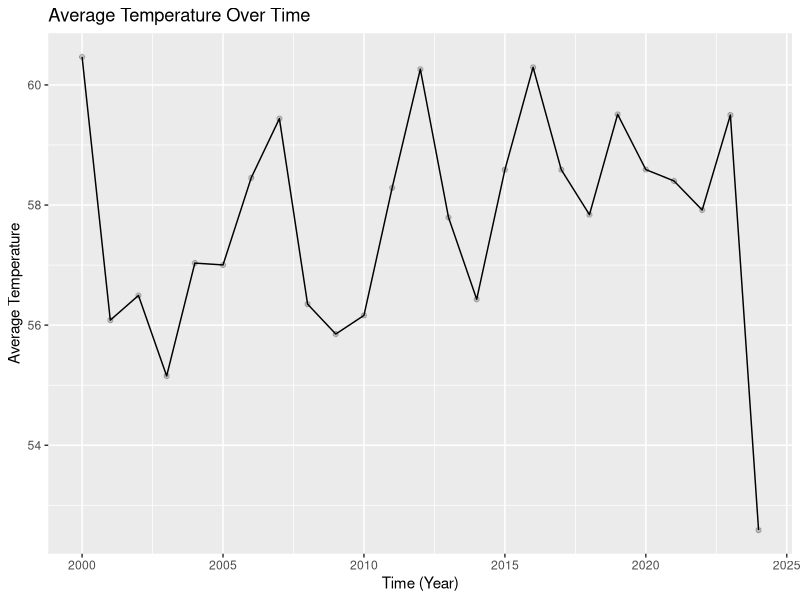
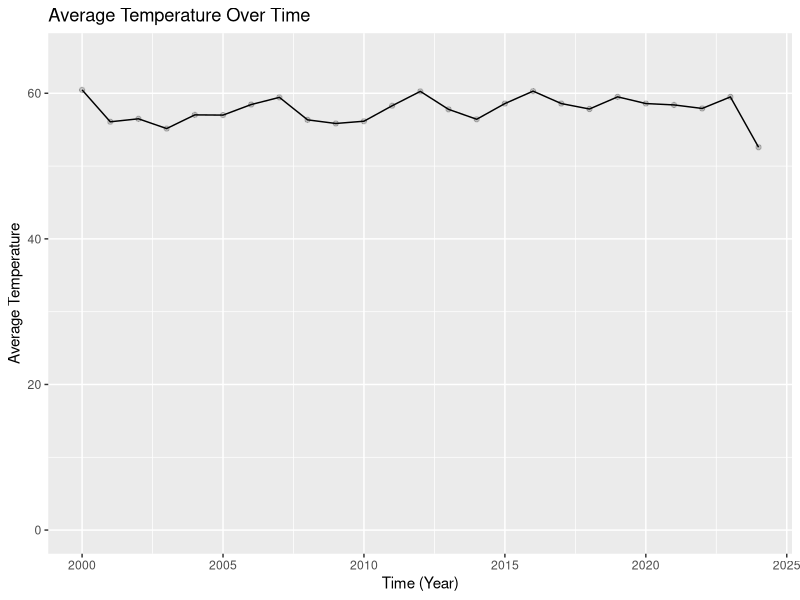

R code for these plots, in order:
#draft questions:
# Summary()
# Frequency, time of year
# Comparison to other places in Tennessee and US
  # Different stats about rainfall and weather...
  # Flooding 
  # Other natural disasters in the area: wildfires, etc.
    # Weather advisories
  # Season
  # Air quality 
  # Altitude
  # Biodiversity: plants and animals (population sizes over time)
  # Sewanee population over time
  # People's activity: chemical dumping, boating with motors, volunteering, gardening, etc.
  # How food grown in Sewanee is changed: how bountiful the crop, size of produce, etc.
  # Sewanee citizen's health in the area
  # Carbon footprint

#proposed questions:
# How long does snow last over time?
# Minimum and maximum temperature over time?
# What does precipitation/rainfall look like by month?
  # How does precipitation/rainfall influence temperature?

#final questions:
# Minimum and maximum temperature over time?
# What is the effect of temperature on precipitation from 2010 to 2020?
# What is the average temperature over time?


library(lubridate)
library(dplyr)
library(tidyverse)
library(ggplot2)
library(ggthemes)

sewanee <- read_csv('sewanee_weather.csv')

View(sewanee)

#my question:
# What is the average temperature over time?

# create new column, 'year', that saves the year from every date column
sewanee <- sewanee %>% 
  mutate(year = year(DATE))
sewanee

range(sewanee$year)
#2000-2024

#pull average temperature of all time
avg_temp <- sewanee %>% 
  summarise(avg_temp = mean(((TMIN + TMAX)/2), na.rm = TRUE))
avg_temp
#57.8 degrees

#pull average temperatures by year
avg_temp_by_year <- sewanee %>% 
  group_by(year) %>% 
  summarise(avg_temp_by_year = mean(((TMIN + TMAX)/2), na.rm = TRUE)) %>% 
  mutate(avg_temp_by_year)
avg_temp_by_year

#line graph for average temperature by year!
#scale from 50-62 degrees
ggplot(data = avg_temp_by_year, aes(x = year, y = avg_temp_by_year)) +
  geom_point(alpha = 0.2) +
  geom_line() +
  labs(x = 'Time (Year)',
       y = 'Average Temperature',
       title = 'Average Temperature Over Time')

twenty_twenty_four <- sewanee %>% 
  filter(year == 2024)
twenty_twenty_four
#only data from january-beginning of april 2024, so temps will be much lower on avg so fa

#scale from 0-65 degrees
ggplot(data = avg_temp_by_year, aes(x = year, y = avg_temp_by_year)) +
  geom_point(alpha = 0.2) +
  geom_line() +
  coord_cartesian(ylim = c(0, 65)) +
  labs(x = 'Time (Year)',
       y = 'Average Temperature',
       title = 'Average Temperature Over Time')








